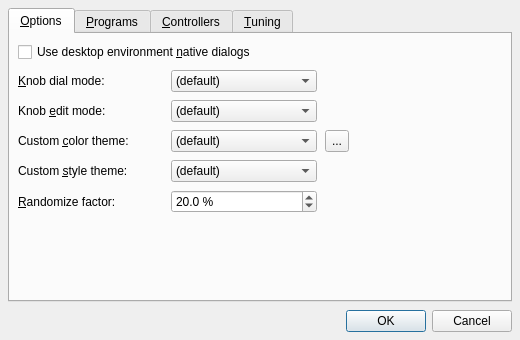
<?xml version="1.0" encoding="UTF-8"?>
<ui version="4.0">
 <author>rncbc aka Rui Nuno Capela</author>
 <comment>synthv1 - an old-school polyphonic synthesizer

  Copyright (C) 2012-2024, rncbc aka Rui Nuno Capela. All rights reserved.

  This program is free software; you can redistribute it and/or
  modify it under the terms of the GNU General Public License
  as published by the Free Software Foundation; either version 2
  of the License, or (at your option) any later version.

  This program is distributed in the hope that it will be useful,
  but WITHOUT ANY WARRANTY; without even the implied warranty of
  MERCHANTABILITY or FITNESS FOR A PARTICULAR PURPOSE.  See the
  GNU General Public License for more details.

  You should have received a copy of the GNU General Public License along
  with this program; if not, write to the Free Software Foundation, Inc.,
  51 Franklin Street, Fifth Floor, Boston, MA 02110-1301 USA.

 </comment>
 <class>synthv1widget_config</class>
 <widget class="QDialog" name="synthv1widget_config">
  <property name="geometry">
   <rect>
    <x>0</x>
    <y>0</y>
    <width>520</width>
    <height>340</height>
   </rect>
  </property>
  <property name="windowTitle">
   <string>Configure</string>
  </property>
  <property name="windowIcon">
   <iconset resource="synthv1.qrc">:/images/synthv1.svg</iconset>
  </property>
  <layout class="QVBoxLayout">
   <item>
    <widget class="QTabWidget" name="TabWidget">
     <property name="currentIndex">
      <number>0</number>
     </property>
     <widget class="QWidget" name="OptionsTab">
      <attribute name="title">
       <string>&amp;Options</string>
      </attribute>
      <attribute name="toolTip">
       <string>Options</string>
      </attribute>
      <layout class="QGridLayout">
       <item row="0" column="0" colspan="4">
        <widget class="QCheckBox" name="UseNativeDialogsCheckBox">
         <property name="toolTip">
          <string>Whether to use desktop environment's native dialogs where applicable</string>
         </property>
         <property name="text">
          <string>Use desktop environment &amp;native dialogs</string>
         </property>
        </widget>
       </item>
       <item row="1" column="0">
        <widget class="QLabel" name="KnobDialModeTextLabel">
         <property name="text">
          <string>&amp;Knob dial mode:</string>
         </property>
         <property name="buddy">
          <cstring>KnobDialModeComboBox</cstring>
         </property>
        </widget>
       </item>
       <item row="1" column="1">
        <widget class="QComboBox" name="KnobDialModeComboBox">
         <property name="toolTip">
          <string>Knob dial mode</string>
         </property>
         <property name="editable">
          <bool>false</bool>
         </property>
         <item>
          <property name="text">
           <string>(default)</string>
          </property>
         </item>
         <item>
          <property name="text">
           <string>Linear</string>
          </property>
         </item>
         <item>
          <property name="text">
           <string>Angular</string>
          </property>
         </item>
        </widget>
       </item>
       <item row="1" column="2" rowspan="3" colspan="2">
        <spacer>
         <property name="orientation">
          <enum>Qt::Horizontal</enum>
         </property>
         <property name="sizeHint">
          <size>
           <width>20</width>
           <height>20</height>
          </size>
         </property>
        </spacer>
       </item>
       <item row="2" column="0">
        <widget class="QLabel" name="KnobEditModeTextLabel">
         <property name="text">
          <string>Knob &amp;edit mode:</string>
         </property>
         <property name="buddy">
          <cstring>KnobEditModeComboBox</cstring>
         </property>
        </widget>
       </item>
       <item row="2" column="1">
        <widget class="QComboBox" name="KnobEditModeComboBox">
         <property name="toolTip">
          <string>Knob edit mode</string>
         </property>
         <property name="editable">
          <bool>false</bool>
         </property>
         <item>
          <property name="text">
           <string>(default)</string>
          </property>
         </item>
         <item>
          <property name="text">
           <string>Deferred</string>
          </property>
         </item>
        </widget>
       </item>
       <item row="3" column="0">
        <widget class="QLabel" name="CustomColorThemeTextLabel">
         <property name="text">
          <string>Custom &amp;color theme:</string>
         </property>
         <property name="buddy">
          <cstring>CustomColorThemeComboBox</cstring>
         </property>
        </widget>
       </item>
       <item row="3" column="1">
        <widget class="QComboBox" name="CustomColorThemeComboBox">
         <property name="toolTip">
          <string>Custom color palette theme</string>
         </property>
         <property name="editable">
          <bool>false</bool>
         </property>
         <item>
          <property name="text">
           <string>(default)</string>
          </property>
         </item>
         <item>
          <property name="text">
           <string>Wonton Soup</string>
          </property>
         </item>
         <item>
          <property name="text">
           <string>KXStudio</string>
          </property>
         </item>
        </widget>
       </item>
       <item row="3" column="2">
        <widget class="QToolButton" name="CustomColorThemeToolButton">
         <property name="minimumSize">
          <size>
           <width>22</width>
           <height>22</height>
          </size>
         </property>
         <property name="maximumSize">
          <size>
           <width>24</width>
           <height>24</height>
          </size>
         </property>
         <property name="toolTip">
          <string>Manage custom color palette themes</string>
         </property>
         <property name="text">
          <string>...</string>
         </property>
        </widget>
       </item>
       <item row="4" column="0">
        <widget class="QLabel" name="CustomStyleThemeTextLabel">
         <property name="text">
          <string>Custom &amp;style theme:</string>
         </property>
         <property name="buddy">
          <cstring>CustomStyleThemeComboBox</cstring>
         </property>
        </widget>
       </item>
       <item row="4" column="1">
        <widget class="QComboBox" name="CustomStyleThemeComboBox">
         <property name="toolTip">
          <string>Custom widget style theme</string>
         </property>
         <property name="editable">
          <bool>false</bool>
         </property>
         <item>
          <property name="text">
           <string>(default)</string>
          </property>
         </item>
        </widget>
       </item>
       <item row="5" column="0">
        <widget class="QLabel" name="RandomizePercentTextLabel">
         <property name="text">
          <string>&amp;Randomize factor:</string>
         </property>
         <property name="buddy">
          <cstring>RandomizePercentSpinBox</cstring>
         </property>
        </widget>
       </item>
       <item row="5" column="1">
        <widget class="QDoubleSpinBox" name="RandomizePercentSpinBox">
         <property name="toolTip">
          <string>Randomizer deviation from current value</string>
         </property>
         <property name="suffix" >
          <string> %</string>
         </property>
         <property name="accelerated">
          <bool>true</bool>
         </property>
         <property name="decimals">
          <number>1</number>
         </property>
         <property name="minimum">
          <double>0.1</double>
         </property>
         <property name="maximum">
          <double>100.0</double>
         </property>
         <property name="singleStep">
          <double>0.1</double>
         </property>
         <property name="value">
          <double>20.0</double>
         </property>
        </widget>
       </item>
       <item row="6" column="0" colspan="4">
        <spacer>
         <property name="orientation">
          <enum>Qt::Vertical</enum>
         </property>
         <property name="sizeHint">
          <size>
           <width>20</width>
           <height>20</height>
          </size>
         </property>
        </spacer>
       </item>
      </layout>
     </widget>
     <widget class="QWidget" name="ProgramsTab">
      <attribute name="title">
       <string>&amp;Programs</string>
      </attribute>
      <attribute name="toolTip">
       <string>Programs</string>
      </attribute>
      <layout class="QVBoxLayout">
       <item>
        <layout class="QHBoxLayout">
         <item>
          <widget class="QToolButton" name="ProgramsAddBankToolButton">
           <property name="toolTip">
            <string>Add bank</string>
           </property>
           <property name="text">
            <string>Add &amp;Bank</string>
           </property>
           <property name="icon">
            <iconset resource="synthv1.qrc">:/images/presetBank.png</iconset>
           </property>
           <property name="toolButtonStyle">
            <enum>Qt::ToolButtonTextBesideIcon</enum>
           </property>
          </widget>
         </item>
         <item>
          <widget class="QToolButton" name="ProgramsAddItemToolButton">
           <property name="toolTip">
            <string>Add program</string>
           </property>
           <property name="text">
            <string>&amp;Add Program</string>
           </property>
           <property name="icon">
            <iconset resource="synthv1.qrc">:/images/synthv1_preset.png</iconset>
           </property>
           <property name="toolButtonStyle">
            <enum>Qt::ToolButtonTextBesideIcon</enum>
           </property>
          </widget>
         </item>
         <item>
          <spacer>
           <property name="orientation">
            <enum>Qt::Horizontal</enum>
           </property>
           <property name="sizeHint">
            <size>
             <width>20</width>
             <height>20</height>
            </size>
           </property>
          </spacer>
         </item>
         <item>
          <widget class="QToolButton" name="ProgramsEditToolButton">
           <property name="toolTip">
            <string>Edit bank/program</string>
           </property>
           <property name="text">
            <string>&amp;Edit</string>
           </property>
           <property name="icon">
            <iconset resource="synthv1.qrc">:/images/presetEdit.png</iconset>
           </property>
           <property name="toolButtonStyle">
            <enum>Qt::ToolButtonTextBesideIcon</enum>
           </property>
          </widget>
         </item>
         <item>
          <spacer>
           <property name="orientation">
            <enum>Qt::Horizontal</enum>
           </property>
           <property name="sizeHint">
            <size>
             <width>20</width>
             <height>20</height>
            </size>
           </property>
          </spacer>
         </item>
         <item>
          <widget class="QToolButton" name="ProgramsDeleteToolButton">
           <property name="toolTip">
            <string>Delete bank/program</string>
           </property>
           <property name="text">
            <string>&amp;Delete</string>
           </property>
           <property name="icon">
            <iconset resource="synthv1.qrc">:/images/presetDelete.png</iconset>
           </property>
           <property name="toolButtonStyle">
            <enum>Qt::ToolButtonTextBesideIcon</enum>
           </property>
          </widget>
         </item>
        </layout>
       </item>
       <item>
        <widget class="synthv1widget_programs" name="ProgramsTreeWidget">
         <property name="toolTip">
          <string>Programs</string>
         </property>
         <property name="uniformRowHeights">
          <bool>true</bool>
         </property>
         <property name="allColumnsShowFocus">
          <bool>true</bool>
         </property>
         <property name="headerHidden">
          <bool>true</bool>
         </property>
         <property name="columnCount">
          <number>2</number>
         </property>
         <column>
          <property name="text">
           <string notr="true">Bank/Program</string>
          </property>
         </column>
         <column>
          <property name="text">
           <string notr="true">Preset</string>
          </property>
         </column>
        </widget>
       </item>
       <item>
        <layout class="QHBoxLayout">
         <item>
          <widget class="QCheckBox" name="ProgramsEnabledCheckBox">
           <property name="toolTip">
            <string>Whether MIDI bank/programs will be enabled</string>
           </property>
           <property name="text">
            <string>E&amp;nabled</string>
           </property>
          </widget>
         </item>
         <item>
          <spacer>
           <property name="orientation">
            <enum>Qt::Horizontal</enum>
           </property>
           <property name="sizeHint">
            <size>
             <width>20</width>
             <height>20</height>
            </size>
           </property>
          </spacer>
         </item>
         <item>
          <widget class="QCheckBox" name="ProgramsPreviewCheckBox">
           <property name="toolTip">
            <string>Whether to preview the current selected program</string>
           </property>
           <property name="text">
            <string>&amp;Preview current program</string>
           </property>
          </widget>
         </item>
        </layout>
       </item>
      </layout>
     </widget>
     <widget class="QWidget" name="ControlsTab">
      <attribute name="title">
       <string>&amp;Controllers</string>
      </attribute>
      <attribute name="toolTip">
       <string>Controllers</string>
      </attribute>
      <layout class="QVBoxLayout">
       <item>
        <layout class="QHBoxLayout">
         <item>
          <widget class="QToolButton" name="ControlsAddItemToolButton">
           <property name="toolTip">
            <string>Add controller</string>
           </property>
           <property name="text">
            <string>&amp;Add Controller</string>
           </property>
           <property name="icon">
            <iconset resource="synthv1.qrc">:/images/synthv1_control.png</iconset>
           </property>
           <property name="toolButtonStyle">
            <enum>Qt::ToolButtonTextBesideIcon</enum>
           </property>
          </widget>
         </item>
         <item>
          <spacer>
           <property name="orientation">
            <enum>Qt::Horizontal</enum>
           </property>
           <property name="sizeHint">
            <size>
             <width>20</width>
             <height>20</height>
            </size>
           </property>
          </spacer>
         </item>
         <item>
          <widget class="QToolButton" name="ControlsEditToolButton">
           <property name="toolTip">
            <string>Edit controller</string>
           </property>
           <property name="text">
            <string>&amp;Edit</string>
           </property>
           <property name="icon">
            <iconset resource="synthv1.qrc">:/images/presetEdit.png</iconset>
           </property>
           <property name="toolButtonStyle">
            <enum>Qt::ToolButtonTextBesideIcon</enum>
           </property>
          </widget>
         </item>
         <item>
          <spacer>
           <property name="orientation">
            <enum>Qt::Horizontal</enum>
           </property>
           <property name="sizeHint">
            <size>
             <width>20</width>
             <height>20</height>
            </size>
           </property>
          </spacer>
         </item>
         <item>
          <widget class="QToolButton" name="ControlsDeleteToolButton">
           <property name="toolTip">
            <string>Delete controller</string>
           </property>
           <property name="text">
            <string>&amp;Delete</string>
           </property>
           <property name="icon">
            <iconset resource="synthv1.qrc">:/images/presetDelete.png</iconset>
           </property>
           <property name="toolButtonStyle">
            <enum>Qt::ToolButtonTextBesideIcon</enum>
           </property>
          </widget>
         </item>
        </layout>
       </item>
       <item>
        <widget class="synthv1widget_controls" name="ControlsTreeWidget">
         <property name="toolTip">
          <string>Controllers</string>
         </property>
         <property name="uniformRowHeights">
          <bool>true</bool>
         </property>
         <property name="allColumnsShowFocus">
          <bool>true</bool>
         </property>
         <property name="headerHidden">
          <bool>false</bool>
         </property>
         <property name="columnCount">
          <number>4</number>
         </property>
         <column>
          <property name="text">
           <string notr="true">Channel</string>
          </property>
         </column>
         <column>
          <property name="text">
           <string notr="true">Type</string>
          </property>
         </column>
         <column>
          <property name="text">
           <string notr="true">Parameter</string>
          </property>
         </column>
         <column>
          <property name="text">
           <string notr="true">Subject</string>
          </property>
         </column>
        </widget>
       </item>
       <item>
        <layout class="QHBoxLayout">
         <item>
          <widget class="QCheckBox" name="ControlsEnabledCheckBox">
           <property name="toolTip">
            <string>Whether MIDI controllers will be enabled</string>
           </property>
           <property name="text">
            <string>E&amp;nabled</string>
           </property>
          </widget>
         </item>
         <item>
          <spacer>
           <property name="orientation">
            <enum>Qt::Horizontal</enum>
           </property>
           <property name="sizeHint">
            <size>
             <width>20</width>
             <height>20</height>
            </size>
           </property>
          </spacer>
         </item>
        </layout>
       </item>
      </layout>
     </widget>
     <widget class="QWidget" name="TuningTab">
      <attribute name="title">
       <string>&amp;Tuning</string>
      </attribute>
      <attribute name="toolTip">
       <string>Tuning</string>
      </attribute>
      <layout class="QVBoxLayout">
       <item>
        <layout class="QVBoxLayout">
         <property name="margin">
          <number>0</number>
         </property>
         <property name="spacing">
          <number>0</number>
         </property>
         <item>
          <widget class="QTabBar" name="TuningTabBar">
           <property name="shape">
            <enum>QTabBar::RoundedNorth</enum>
           </property>
          </widget>
         </item>
         <item>
          <widget class="QFrame" name="TuningTabFrame">
           <property name="autoFillBackground">
            <bool>true</bool>
           </property>
           <property name="frameShape">
            <enum>QFrame::NoFrame</enum>
           </property>
           <property name="frameShadow">
            <enum>QFrame::Plain</enum>
           </property>
           <layout class="QGridLayout">
            <item row="0" column="0" colspan="7">
             <widget class="QCheckBox" name="TuningEnabledCheckBox">
              <property name="toolTip">
               <string>Whether to use custom tuning (micro-tonal)</string>
              </property>
              <property name="text">
               <string>&amp;Enable custom tuning (micro-tonal)</string>
              </property>
             </widget>
            </item>
            <item row="1" column="1">
             <widget class="QLabel" name="TuningRefNoteTextLabel">
              <property name="text">
               <string>Re&amp;ference:</string>
              </property>
              <property name="buddy">
               <cstring>TuningRefNoteComboBox</cstring>
              </property>
             </widget>
            </item>
            <item row="1" column="2">
             <widget class="QComboBox" name="TuningRefNoteComboBox">
              <property name="maximumSize">
               <size>
                <width>64</width>
                <height>24</height>
               </size>
              </property>
              <property name="toolTip">
               <string>Reference note</string>
              </property>
              <property name="editable">
               <bool>false</bool>
              </property>
             </widget>
            </item>
            <item row="1" column="3">
             <widget class="QDoubleSpinBox" name="TuningRefPitchSpinBox">
              <property name="maximumSize">
               <size>
                <width>96</width>
                <height>24</height>
               </size>
              </property>
              <property name="toolTip">
               <string>Reference pitch</string>
              </property>
              <property name="suffix">
               <string> Hz</string>
              </property>
              <property name="decimals">
               <number>1</number>
              </property>
              <property name="minimum">
               <double>20.0</double>
              </property>
              <property name="maximum">
               <double>8000.0</double>
              </property>
              <property name="value">
               <double>440.0</double>
              </property>
             </widget>
            </item>
            <item row="1" column="4">
             <widget class="QPushButton" name="TuningRefNotePushButton">
              <property name="toolTip">
               <string>Reset reference note and pitch to default (A4@440Hz)</string>
              </property>
              <property name="text">
               <string>&amp;Reset</string>
              </property>
              <property name="autoDefault">
               <bool>false</bool>
              </property>
             </widget>
            </item>
            <item row="1" column="5" colspan="2">
             <spacer>
              <property name="orientation">
               <enum>Qt::Horizontal</enum>
              </property>
              <property name="sizeHint">
               <size>
                <width>20</width>
                <height>8</height>
               </size>
              </property>
             </spacer>
            </item>
            <item row="2" column="1">
             <widget class="QLabel" name="TuningScaleFileTextLabel">
              <property name="toolTip">
               <string>Whether to use an alternate scale definition file (*.scl)</string>
              </property>
              <property name="text">
               <string>&amp;Scale:</string>
              </property>
              <property name="buddy">
               <cstring>TuningScaleFileComboBox</cstring>
              </property>
             </widget>
            </item>
            <item row="2" column="2" colspan="4">
             <widget class="QComboBox" name="TuningScaleFileComboBox">
              <property name="minimumSize">
               <size>
                <width>360</width>
                <height>0</height>
               </size>
              </property>
              <property name="toolTip">
               <string>Scale definition file (*.scl)</string>
              </property>
              <property name="editable">
               <bool>false</bool>
              </property>
              <item>
               <property name="text">
                <string>(default)</string>
               </property>
              </item>
             </widget>
            </item>
            <item row="2" column="6">
             <widget class="QToolButton" name="TuningScaleFileToolButton">
              <property name="minimumSize">
               <size>
                <width>22</width>
                <height>22</height>
               </size>
              </property>
              <property name="maximumSize">
               <size>
                <width>24</width>
                <height>24</height>
               </size>
              </property>
              <property name="focusPolicy">
               <enum>Qt::TabFocus</enum>
              </property>
              <property name="toolTip">
               <string>Browse for the scale file location (*.scl)</string>
              </property>
              <property name="icon">
               <iconset resource="synthv1.qrc">:/images/fileOpen.png</iconset>
              </property>
             </widget>
            </item>
            <item row="3" column="1">
             <widget class="QLabel" name="TuningKeyMapFileTextLabel">
              <property name="toolTip">
               <string>Whether to use an alternate keyboard-map file (*.kbm)</string>
              </property>
              <property name="text">
               <string>&amp;Key map:</string>
              </property>
              <property name="buddy">
               <cstring>TuningKeyMapFileComboBox</cstring>
              </property>
             </widget>
            </item>
            <item row="3" column="2" colspan="4">
             <widget class="QComboBox" name="TuningKeyMapFileComboBox">
              <property name="minimumSize">
               <size>
                <width>360</width>
                <height>0</height>
               </size>
              </property>
              <property name="toolTip">
               <string>Keyboard map file (*.kbm)</string>
              </property>
              <property name="editable">
               <bool>false</bool>
              </property>
              <item>
               <property name="text">
                <string>(default)</string>
               </property>
              </item>
             </widget>
            </item>
            <item row="3" column="6">
             <widget class="QToolButton" name="TuningKeyMapFileToolButton">
              <property name="minimumSize">
               <size>
                <width>22</width>
                <height>22</height>
               </size>
              </property>
              <property name="maximumSize">
               <size>
                <width>24</width>
                <height>24</height>
               </size>
              </property>
              <property name="focusPolicy">
               <enum>Qt::TabFocus</enum>
              </property>
              <property name="toolTip">
               <string>Browse for the keyboard-map file location (*.kbm)</string>
              </property>
              <property name="icon">
               <iconset resource="synthv1.qrc">:/images/fileOpen.png</iconset>
              </property>
             </widget>
            </item>
            <item row="4" column="0" colspan="7">
             <spacer>
              <property name="orientation">
               <enum>Qt::Vertical</enum>
              </property>
              <property name="sizeHint">
               <size>
                <width>20</width>
                <height>20</height>
               </size>
              </property>
             </spacer>
            </item>
           </layout>
          </widget>
         </item>
        </layout>
       </item>
      </layout>
     </widget>
    </widget>
   </item>
   <item>
    <widget class="QDialogButtonBox" name="DialogButtonBox">
     <property name="standardButtons">
      <set>QDialogButtonBox::Cancel|QDialogButtonBox::Ok</set>
     </property>
    </widget>
   </item>
  </layout>
 </widget>
 <layoutdefault spacing="8" margin="8"/>
 <customwidgets>
  <customwidget>
   <class>synthv1widget_controls</class>
   <extends>QTreeWidget</extends>
   <header>synthv1widget_controls.h</header>
  </customwidget>
  <customwidget>
   <class>synthv1widget_programs</class>
   <extends>QTreeWidget</extends>
   <header>synthv1widget_programs.h</header>
  </customwidget>
 </customwidgets>
 <tabstops>
  <tabstop>UseNativeDialogsCheckBox</tabstop>
  <tabstop>KnobDialModeComboBox</tabstop>
  <tabstop>KnobEditModeComboBox</tabstop>
  <tabstop>CustomColorThemeComboBox</tabstop>
  <tabstop>CustomColorThemeToolButton</tabstop>
  <tabstop>CustomStyleThemeComboBox</tabstop>
  <tabstop>ProgramsAddBankToolButton</tabstop>
  <tabstop>ProgramsAddItemToolButton</tabstop>
  <tabstop>ProgramsEditToolButton</tabstop>
  <tabstop>ProgramsDeleteToolButton</tabstop>
  <tabstop>ProgramsTreeWidget</tabstop>
  <tabstop>ProgramsEnabledCheckBox</tabstop>
  <tabstop>ProgramsPreviewCheckBox</tabstop>
  <tabstop>ControlsAddItemToolButton</tabstop>
  <tabstop>ControlsEditToolButton</tabstop>
  <tabstop>ControlsDeleteToolButton</tabstop>
  <tabstop>ControlsTreeWidget</tabstop>
  <tabstop>ControlsEnabledCheckBox</tabstop>
  <tabstop>TuningEnabledCheckBox</tabstop>
  <tabstop>TuningRefNoteComboBox</tabstop>
  <tabstop>TuningRefPitchSpinBox</tabstop>
  <tabstop>TuningRefNotePushButton</tabstop>
  <tabstop>TuningScaleFileComboBox</tabstop>
  <tabstop>TuningScaleFileToolButton</tabstop>
  <tabstop>TuningKeyMapFileComboBox</tabstop>
  <tabstop>TuningKeyMapFileToolButton</tabstop>
  <tabstop>DialogButtonBox</tabstop>
 </tabstops>
 <resources>
  <include location="synthv1.qrc"/>
 </resources>
 <connections/>
</ui>
